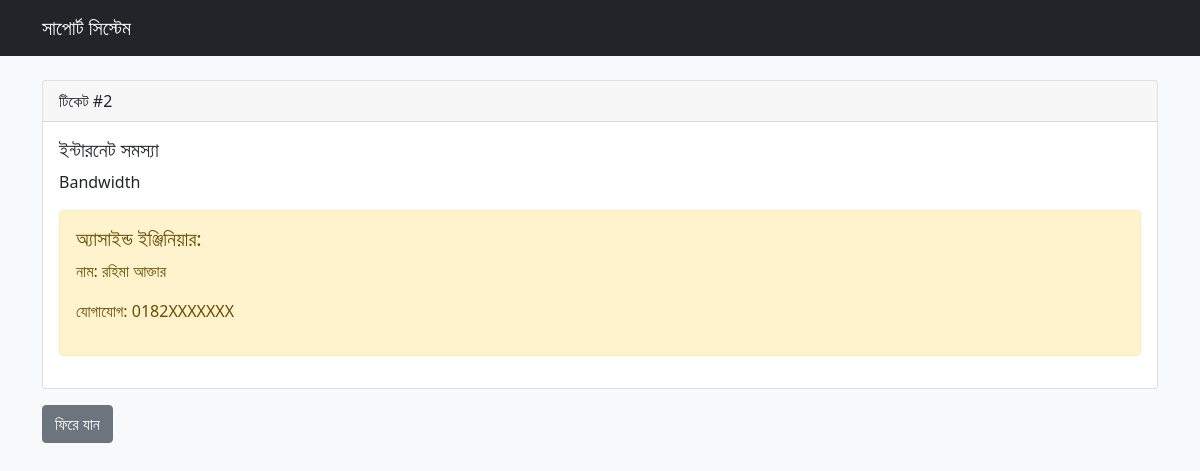
/ticket/2, run on the app's committed database.
### app.py (models this page shows)
class Ticket(db.Model):
    id = db.Column(db.Integer, primary_key=True)
    customer_id = db.Column(db.Integer, db.ForeignKey('customer.id'))
    service_type = db.Column(db.String(50))
    problem_description = db.Column(db.String(500))
    status = db.Column(db.String(20), default='Open')
    solution = db.Column(db.String(500))
    assigned_engineer = db.Column(db.Integer, db.ForeignKey('engineer.id'))

class Engineer(db.Model):
    id = db.Column(db.Integer, primary_key=True)
    name = db.Column(db.String(100))
    expertise = db.Column(db.String(100))
    contact = db.Column(db.String(20))

### app.py (the view)
@app.route('/ticket/<int:ticket_id>')
def view_ticket(ticket_id):
    ticket = Ticket.query.get(ticket_id)
    engineer = Engineer.query.get(ticket.assigned_engineer) if ticket.assigned_engineer else None
    return render_template('ticket.html', ticket=ticket, engineer=engineer)

### templates/ticket.html
{% extends "base.html" %}
{% block content %}
<div class="card">
    <div class="card-header">
        টিকেট #{{ ticket.id }}
    </div>
    <div class="card-body">
        <h5 class="card-title">{{ ticket.service_type }} সমস্যা</h5>
        <p class="card-text">{{ ticket.problem_description }}</p>
        {% if ticket.status == 'Auto-Resolved' %}
            <div class="alert alert-success">
                <h5>স্বয়ংক্রিয় সমাধান:</h5>
                {{ ticket.solution }}
            </div>
        {% else %}
            <div class="alert alert-warning">
                <h5>অ্যাসাইন্ড ইঞ্জিনিয়ার:</h5>
                {% if engineer %}
                    <p>নাম: {{ engineer.name }}</p>
                    <p>যোগাযোগ: {{ engineer.contact }}</p>
                {% else %}
                    <p>কোন ইঞ্জিনিয়ার অ্যাসাইন করা হয়নি</p>
                {% endif %}
            </div>
        {% endif %}
    </div>
</div>
<a href="{{ url_for('dashboard') }}" class="btn btn-secondary mt-3">ফিরে যান</a>
{% endblock %}

### data on the page
Ticket: id "2", service_type "ইন্টারনেট", problem_description "Bandwidth"
Engineer: name "রহিমা আক্তার", contact "0182XXXXXXX"
